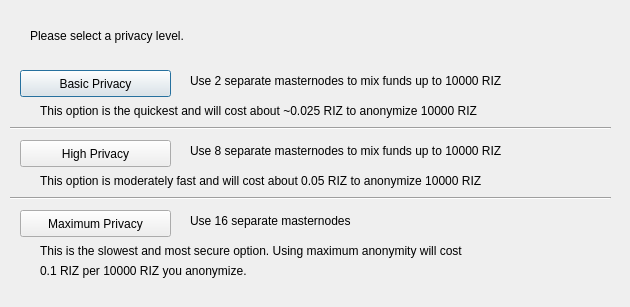
<?xml version="1.0" encoding="UTF-8"?>
<ui version="4.0">
 <class>ObfuscationConfig</class>
 <widget class="QDialog" name="ObfuscationConfig">
  <property name="geometry">
   <rect>
    <x>0</x>
    <y>0</y>
    <width>630</width>
    <height>307</height>
   </rect>
  </property>
  <property name="windowTitle">
   <string>Configure Obfuscation</string>
  </property>
  <widget class="QPushButton" name="buttonBasic">
   <property name="geometry">
    <rect>
     <x>20</x>
     <y>70</y>
     <width>151</width>
     <height>27</height>
    </rect>
   </property>
   <property name="text">
    <string>Basic Privacy</string>
   </property>
  </widget>
  <widget class="QPushButton" name="buttonHigh">
   <property name="geometry">
    <rect>
     <x>20</x>
     <y>140</y>
     <width>151</width>
     <height>27</height>
    </rect>
   </property>
   <property name="text">
    <string>High Privacy</string>
   </property>
  </widget>
  <widget class="QPushButton" name="buttonMax">
   <property name="geometry">
    <rect>
     <x>20</x>
     <y>210</y>
     <width>151</width>
     <height>27</height>
    </rect>
   </property>
   <property name="text">
    <string>Maximum Privacy</string>
   </property>
  </widget>
  <widget class="QLabel" name="label">
   <property name="geometry">
    <rect>
     <x>30</x>
     <y>20</y>
     <width>571</width>
     <height>31</height>
    </rect>
   </property>
   <property name="text">
    <string>Please select a privacy level.</string>
   </property>
  </widget>
  <widget class="QLabel" name="label_2">
   <property name="geometry">
    <rect>
     <x>190</x>
     <y>70</y>
     <width>421</width>
     <height>21</height>
    </rect>
   </property>
   <property name="text">
    <string>Use 2 separate masternodes to mix funds up to 10000 RIZ</string>
   </property>
  </widget>
  <widget class="QLabel" name="label_3">
   <property name="geometry">
    <rect>
     <x>190</x>
     <y>140</y>
     <width>411</width>
     <height>21</height>
    </rect>
   </property>
   <property name="text">
    <string>Use 8 separate masternodes to mix funds up to 10000 RIZ</string>
   </property>
  </widget>
  <widget class="QLabel" name="label_4">
   <property name="geometry">
    <rect>
     <x>190</x>
     <y>210</y>
     <width>421</width>
     <height>21</height>
    </rect>
   </property>
   <property name="text">
    <string>Use 16 separate masternodes</string>
   </property>
  </widget>
  <widget class="QLabel" name="label_6">
   <property name="geometry">
    <rect>
     <x>40</x>
     <y>100</y>
     <width>561</width>
     <height>21</height>
    </rect>
   </property>
   <property name="text">
    <string>This option is the quickest and will cost about ~0.025 RIZ to anonymize 10000 RIZ</string>
   </property>
  </widget>
  <widget class="QLabel" name="label_7">
   <property name="geometry">
    <rect>
     <x>40</x>
     <y>170</y>
     <width>561</width>
     <height>21</height>
    </rect>
   </property>
   <property name="text">
    <string>This option is moderately fast and will cost about 0.05 RIZ to anonymize 10000 RIZ</string>
   </property>
  </widget>
  <widget class="QLabel" name="label_8">
   <property name="geometry">
    <rect>
     <x>40</x>
     <y>240</y>
     <width>561</width>
     <height>21</height>
    </rect>
   </property>
   <property name="text">
    <string>This is the slowest and most secure option. Using maximum anonymity will cost</string>
   </property>
  </widget>
  <widget class="QLabel" name="label_9">
   <property name="geometry">
    <rect>
     <x>40</x>
     <y>260</y>
     <width>561</width>
     <height>21</height>
    </rect>
   </property>
   <property name="text">
    <string>0.1 RIZ per 10000 RIZ you anonymize.</string>
   </property>
  </widget>
  <widget class="Line" name="line">
   <property name="geometry">
    <rect>
     <x>10</x>
     <y>120</y>
     <width>601</width>
     <height>16</height>
    </rect>
   </property>
   <property name="orientation">
    <enum>Qt::Horizontal</enum>
   </property>
  </widget>
  <widget class="Line" name="line_2">
   <property name="geometry">
    <rect>
     <x>10</x>
     <y>190</y>
     <width>601</width>
     <height>16</height>
    </rect>
   </property>
   <property name="orientation">
    <enum>Qt::Horizontal</enum>
   </property>
  </widget>
 </widget>
 <resources/>
 <connections/>
</ui>
